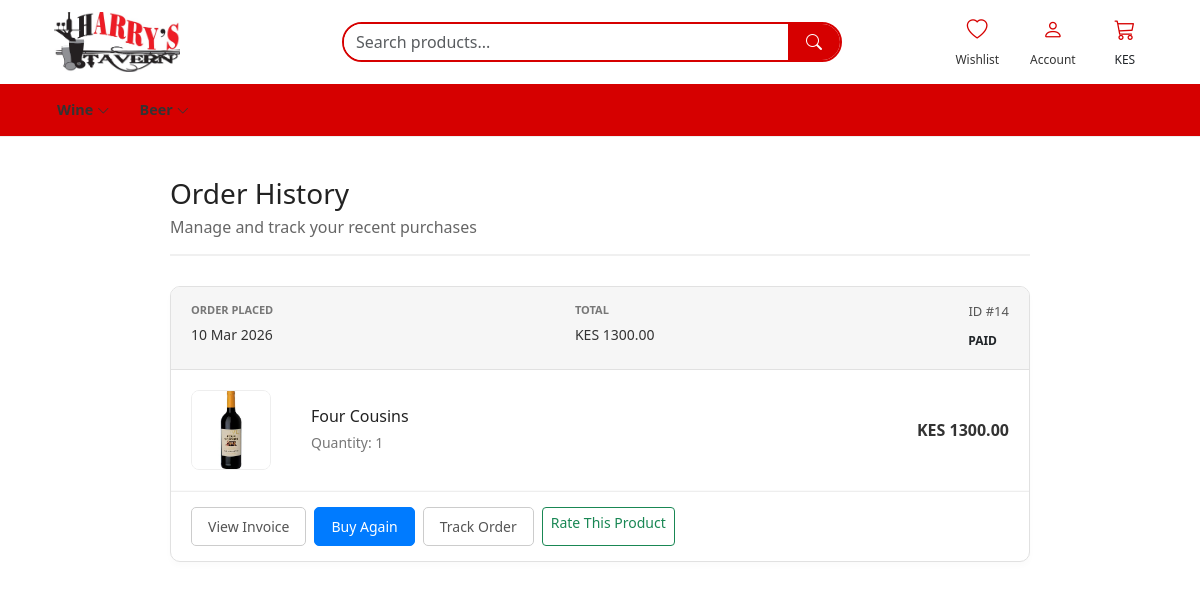
Screenshot of /orders/ (signed in) with the database file from the repository.
### Deliver/models.py (models this page shows, shortened)
class Category(models.Model):
    name = models.CharField(max_length=100)
    slug = models.SlugField(unique=True)

class Order(models.Model):
    STATUS_CHOICES = (
        ('pending', 'Pending'),
        ('paid', 'Paid'),
        ('delivered', 'Delivered'),
    )
    user = models.ForeignKey(User, on_delete=models.CASCADE, null=True, blank=True)
    first_name = models.CharField(max_length=100, blank=True, null=True)
    last_name = models.CharField(max_length=100, blank=True, null=True)
    phone = models.CharField(max_length=20, blank=True, null=True)
    email = models.EmailField(blank=True, null=True)
    notes = models.TextField(blank=True, null=True)
    building_name = models.CharField(max_length=200, blank=True, null=True)
    door_number = models.CharField(max_length=50, blank=True, null=True)
    latitude = models.DecimalField(max_digits=9, decimal_places=6, null=True, blank=True)
    longitude = models.DecimalField(max_digits=9, decimal_places=6, null=True, blank=True)
    total_amount = models.DecimalField(max_digits=10, decimal_places=2)
    status = models.CharField(max_length=20, choices=STATUS_CHOICES, default='pending')
    created_at = models.DateTimeField(auto_now_add=True)

class OrderItem(models.Model):
    order = models.ForeignKey(Order, on_delete=models.CASCADE, related_name='items')
    product = models.ForeignKey(Product, on_delete=models.CASCADE)
    quantity = models.PositiveIntegerField()
    price = models.DecimalField(max_digits=10, decimal_places=2)

class Product(models.Model):
    FEATURE_CHOICES = (
        ('new', 'New Product'),
        ('popular', 'Popular Wine'),
    )
    name = models.CharField(max_length=200)
    category = models.ForeignKey(Category, on_delete=models.SET_NULL, null=True, related_name="products")
    subcategory = models.ForeignKey(SubCategory, on_delete=models.SET_NULL, null=True, related_name="products")
    description = models.TextField()
    price = models.DecimalField(max_digits=10, decimal_places=2)
    old_price = models.DecimalField(max_digits=10, decimal_places=2, blank=True, null=True)
    image = models.ImageField(upload_to='products/')
    created_at = models.DateTimeField(auto_now_add=True)
    slug = models.SlugField(unique=True, blank=True)
    country = models.CharField(max_length=100, blank=True, null=True, help_text="Country of origin of the product")
    feature = models.CharField(max_length=20, choices=FEATURE_CHOICES, blank=True, null=True)
    size = models.CharField(max_length=50, default="75cl")
    stock = models.PositiveIntegerField(default=0)
    accolades = models.TextField(blank=True, null=True, help_text="Awards and recognition")

### Deliver/views.py (the view)
# urls.py: path('orders/', views.order_history, name='orders'),
def order_history(request):
    if not request.user.is_authenticated:
        messages.warning(request, "Please log in to view your orders.")
        return redirect(f"{reverse('login')}?next={request.path}")
    user_orders = Order.objects.filter(user=request.user)
    guest_cart_id = request.session.get('cart_id')
    if guest_cart_id:
        guest_orders = Order.objects.filter(user__isnull=True, id__in=guest_cart_id)
        guest_orders.update(user=request.user)
        user_orders = user_orders | guest_orders
        del request.session['cart_id']
    orders = user_orders.order_by('-created_at')
    for order in orders:
        for item in order.items.all():
            item.rated_by_user = item.product.ratings.filter(user=request.user).exists()
    return render(request, 'Deliver/orders.html', {'orders': orders})

### Deliver/context_processors.py (called while the page is built)
def categories_processor(request):
    categories = Category.objects.prefetch_related(
        Prefetch(
            'subcategories',
            queryset=SubCategory.objects.order_by('group_name', 'name')
        )
    )
    return {
        'nav_categories': categories
    }

### Deliver/templates/Deliver/orders.html (shortened to what this page needs)
{% extends "Deliver/base.html" %}
{% block content %}
<div class="history-wrapper">
    <header class="history-header">
        <h1>Order History</h1>
        <p>Manage and track your recent purchases</p>
    </header>
    {% if orders %}
        <div class="orders-container">
            {% for order in orders %}
            <div class="order-card">
                <div class="card-header">
                    <div class="meta-left">
                        <span class="label">ORDER PLACED</span>
                        <span class="value">{{ order.created_at|date:"d M Y" }}</span>
                    </div>
                    <div class="meta-center">
                        <span class="label">TOTAL</span>
                        <span class="value">KES {{ order.total_amount }}</span>
                    </div>
                    <div class="meta-right">
                        <span class="order-id">ID #{{ order.id }}</span>
                        <span class="status-badge status-{{ order.status|lower }}">
                            {{ order.status }}
                        </span>
                    </div>
                </div>
                <div class="card-body">
                    <table class="order-table">
                        <tbody>
                            {% for item in order.items.all %}
                            <tr>
                                <td class="col-image">
                                    {% if item.product.image %}
                                        <img src="{{ item.product.image.url }}" alt="{{ item.product.name }}" class="prod-img">
                                    {% else %}
                                        <div class="prod-img-placeholder">📦</div>
                                    {% endif %}
                                </td>
                                <td class="col-details">
                                    <h3 class="prod-name">{{ item.product.name }}</h3>
                                    <p class="prod-qty">Quantity: {{ item.quantity }}</p>
                                </td>
                                <td class="col-price">
                                    <span class="item-price">KES {{ item.price }}</span>
                                </td>
                            </tr>
                            {% endfor %}
                        </tbody>
                    </table>
                </div>
                <div class="card-footer d-flex flex-wrap gap-2">
                    <a href="#" class="btn-secondary">View Invoice</a>
                    <a href="/" class="btn-primary">Buy Again</a>
                    <a href="{% url 'track_order' order.id %}" class="btn-secondary">
                      Track Order
                    </a>
                    {% for item in order.items.all %}
    {% if not item.rated_by_user %}
        <a href="{% url 'rate_product' item.product.id %}"
           class="btn btn-outline-success btn-sm">
           Rate This Product
        </a>
    {% else %}
        <span class="text-success small">
           You rated {{ item.product.name }} ★
        </span>
    {% endif %}
{% endfor %}
                </div>
            </div>
            {% endfor %}
        </div>
    {% endif %}
</div>
{% endblock %}

### Deliver/templates/Deliver/base.html (shortened to what this page needs)
{% load static %}
<!DOCTYPE html>
<html lang="en">
<head>
    <link href="https://cdn.jsdelivr.net/npm/bootstrap@5.3.0/dist/css/bootstrap.min.css" rel="stylesheet">
    <link rel="stylesheet" href="https://cdn.jsdelivr.net/npm/bootstrap-icons@1.11.1/font/bootstrap-icons.css">
</head>
<body>
<div class="top-bar">
    <div class="container d-flex align-items-center">
        <a href="{% url 'product_list' %}" class="logo-link">
            <img src="{% static 'images/logo.jpg' %}" alt="Harry's Tavern" class="site-logo">
        </a>
        <div class="search-container">
            <form method="get" action="{% url 'product_list' %}">
                <div class="input-group search-group">
                    <input type="text" name="q" class="form-control search-input rounded-startpill"
                        placeholder="Search products..."
                        value="{{ request.GET.q|default_if_none:'' }}">
                    <button class="btn search-btn" type="submit">
                        <i class="bi bi-search"></i>
                    </button>
                </div>
            </form>
        </div>
        <div class="d-flex align-items-center ms-auto">
            <a href="#" class="header-link">
                <i class="bi bi-heart"></i>
                <span>Wishlist</span>
            </a>
            {% if user.is_authenticated %}
            <a href="{% url 'orders' %}" class="header-link">
                <i class="bi bi-person"></i>
                <span>Account</span>
            </a>
            {% else %}
            <a href="{% url 'login' %}?next={% url 'orders' %}" class="header-link">
                <i class="bi bi-person"></i>
                <span>Account</span>
            </a>
            {% endif %}
            <a href="{% url 'cart' %}" class="header-link border-0">
                <i class="bi bi-cart3"></i>
                <span class="badge bg-white text-dark mt-1">
                    KES {{ cart_total|floatformat:2 }}
                </span>
            </a>
        </div>
    </div>
</div>
<nav class="category-nav">
    <div class="container">
        <ul class="nav">
            {% for category in nav_categories %}
            <li class="nav-item nav-category">
                <a class="nav-link">
                    <i class="bi bi-chevron-down small"></i>
                </a>
            </li>
            {% endfor %}
        </ul>
    </div>
</nav>
<main class="container mt-4">
    {% block content %}{% endblock %}
</main>
</body>
</html>

### Deliver/templates/Deliver/base.html (style rules this page uses)
.top-bar { background: white; color: #d60000; padding: 12px 0; }
.logo-link { display: flex; align-items: center; text-decoration: none; }
.site-logo { height: 60px; width: 150px; object-fit: contain; }
.search-container { flex-grow: 1; max-width: 500px; margin: 0 30px; margin-left: 150px; }
.search-group { border: 2px solid #d60000; border-radius: 30px; overflow: hidden; }
.search-input { border: none !important; box-shadow: none !important; }
.search-btn { background-color: #d60000; color: white; border: none; padding: 0 18px; }
.header-link { color: white; text-decoration: none; text-align: center; padding: 0 15px; border-right: 1px solid rgba(255,255,255,0.2); }
.header-link:last-child { border-right: none; }
.header-link i { font-size: 1.3rem; display: block; color: #d60000; }
.header-link span { font-size: 0.75rem; font-weight: 500; color: #333; }
.category-nav { background: #d60000; border-bottom: 1px solid #eee; position: relative; }
.nav-category { position: static; }
.nav-link { color: #333 !important; font-weight: 700; padding: 15px 15px !important; font-size: 0.9rem; text-transform: capitalize; cursor: pointer; }

### Deliver/templates/Deliver/orders.html (style rules this page uses)
.history-wrapper { max-width: 900px; margin: 40px auto; padding: 0 20px; font-family: 'Segoe UI', Tahoma, Geneva, Verdana, sans-serif; }
.history-header { margin-bottom: 30px; border-bottom: 2px solid #f0f0f0; padding-bottom: 15px; }
.history-header h1 { margin: 0; color: #222; font-size: 28px; }
.history-header p { color: #666; margin: 5px 0 0; }
.order-card { border: 1px solid #e1e1e1; border-radius: 10px; margin-bottom: 30px; background: #fff; overflow: hidden; box-shadow: 0 4px 6px rgba(0,0,0,0.02); }
.card-header { background: #f6f6f6; padding: 15px 20px; display: flex; justify-content: space-between; border-bottom: 1px solid #e1e1e1; flex-wrap: wrap; gap: 15px; }
.label { display: block; font-size: 11px; color: #777; font-weight: bold; margin-bottom: 3px; }
.value { font-size: 14px; color: #333; font-weight: 500; }
.order-id { font-size: 13px; color: #555; display: block; margin-bottom: 5px; text-align: right; }
.status-badge { display: inline-block; padding: 4px 12px; border-radius: 4px; font-size: 12px; font-weight: bold; text-transform: uppercase; }
.order-table { width: 100%; border-collapse: collapse; }
.order-table td { padding: 20px; border-bottom: 1px solid #fafafa; vertical-align: middle; }
.col-image { width: 80px; }
.prod-img { width: 80px; height: 80px; object-fit: cover; border-radius: 8px; border: 1px solid #eee; }
.prod-name { margin: 0 0 5px; font-size: 16px; color: #222; }
.prod-qty { margin: 0; font-size: 14px; color: #777; }
.item-price { font-weight: 600; color: #333; }
.col-price { text-align: right; white-space: nowrap; }
.card-footer { padding: 15px 20px; display: flex; gap: 15px; border-top: 1px solid #eee; }
.btn-primary, .btn-secondary { text-decoration: none; padding: 8px 16px; border-radius: 5px; font-size: 14px; transition: background 0.2s; font-weight: 500; }
.btn-primary { background: #007bff; color: white; border: 1px solid #007bff; }
.btn-secondary { background: white; color: #555; border: 1px solid #ccc; }

### rows the page displays
Order: created_at "10 Mar 2026", total_amount "1300.00", id "14", status "PAID"
OrderItem: product.image (picture), product.name "Four Cousins", quantity "1", price "1300.00"
